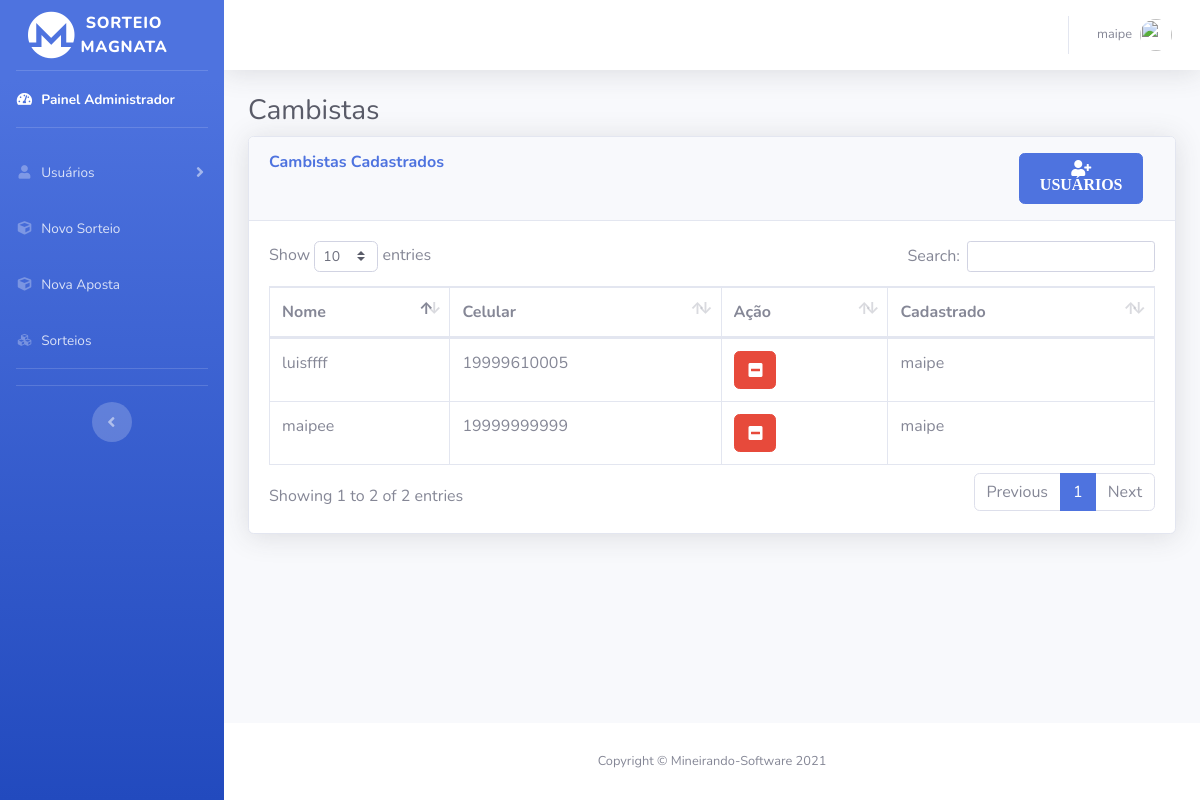
The page /cambistas.php (signed in) on the database its author committed.
### tables this page shows
CREATE TABLE `user` (
  `iduser` int(11) NOT NULL,
  `name` varchar(45) NOT NULL,
  `celular` varchar(45) NOT NULL,
  `senha` varchar(100) NOT NULL,
  `tipo` varchar(45) NOT NULL DEFAULT '0',
  `idSuperior` int(11) DEFAULT NULL
);

### cambistas.php (the view, shortened to what this page needs)
<?php
include('php/server.php') ;
  $sort_check_query = 'SELECT * FROM user WHERE tipo = "1" ';
  $result = mysqli_query($db,$sort_check_query);
?>
<!DOCTYPE html>
<html lang="pt-br">
<head>
  <link href="vendor/fontawesome-free/css/all.min.css" rel="stylesheet" type="text/css">
  <link href="css/sb-admin-2.min.css" rel="stylesheet">
  <link href="vendor/datatables/dataTables.bootstrap4.min.css" rel="stylesheet">
</head>
<body id="page-top">
  <div id="wrapper">
    <ul class="navbar-nav bg-gradient-primary sidebar sidebar-dark accordion no-print" id="accordionSidebar">
      <a class="sidebar-brand d-flex align-items-center justify-content-center" href="index.php">
        <div class="col">
          <i class="fab fa-monero fa-3x"></i>
        </div>
        <div class="sidebar-brand-text mx-3">Sorteio Magnata</div>
      </a>
      <hr class="sidebar-divider my-0">
      <li class="nav-item active">
      <?php
      if($_SESSION['tipo']=="0"){
echo('<a class="nav-link" href="paineladm.php">
<i class="fas fa-fw fa-tachometer-alt"></i>
<span>Painel Administrador</span></a>');
      }
      ?>
      </li>
      <hr class="sidebar-divider">
        <?php
      if($_SESSION['tipo']=="0"|| $_SESSION['tipo']=="1"){
echo('<li class="nav-item">
<a class="nav-link collapsed" href="#" data-toggle="collapse" data-target="#collapseTwo" aria-expanded="true" aria-controls="collapseTwo">
  <i class="fas fa-fw fa-user"></i>
  <span>Usuários</span>
</a>
<div id="collapseTwo" class="collapse" aria-labelledby="headingTwo" data-parent="#accordionSidebar">
<div class="bg-white py-2 collapse-inner rounded">
  <h6 class="collapse-header">Painel de Usuários:</h6>');
  echo('<a class="collapse-item" href="jogadores.php">Jogadores</a>
</div>
</div></li>');
      }
      ?>
      <?php
      if($_SESSION['tipo']=="0"){
echo(' <li class="nav-item">
<a class="nav-link" href="novosorteio.php">
  <i class="fas fa-fw fa-cube"></i>
  <span>Novo Sorteio</span></a>
</li>');
      }
      ?>
      <li class="nav-item">
        <a class="nav-link" href="novaaposta.php">
          <i class="fas fa-fw fa-cube"></i>
          <span>Nova Aposta</span></a>
      </li>
      <li class="nav-item">
        <a class="nav-link" href="sorteios.php">
          <i class="fas fa-fw fa-cubes"></i>
          <span>Sorteios</span></a>
      </li>
      <hr class="sidebar-divider">
      <hr class="sidebar-divider d-none d-md-block">
      <div class="text-center d-none d-md-inline">
        <button class="rounded-circle border-0" id="sidebarToggle"></button>
      </div>
    </ul>
    <div id="content-wrapper" class="d-flex flex-column">
      <div id="content">
        <nav class="navbar navbar-expand navbar-light bg-white topbar mb-4 static-top shadow">
          <ul class="navbar-nav ml-auto">
              <li class="nav-item dropdown no-arrow">
                <a class="nav-link dropdown-toggle" href="#" id="userDropdown" role="button" data-toggle="dropdown" aria-haspopup="true" aria-expanded="false">
                  <span class="mr-2 d-none d-lg-inline text-gray-600 small"><?php echo $_SESSION['username']; ?></span>
                  <img class="img-profile rounded-circle" src="https://source.unsplash.com/QAB-WJcbgJk/60x60">
                </a>
              </li>
          </ul>
        </nav>
        <div class="container-fluid">
          <h1 class="h3 mb-2 text-gray-800">Cambistas</h1>
          <div class="card shadow mb-4">
            <div class="card-header py-3" style="display: flex; flex-direction: row; justify-content: space-between; width: 100%; margin-left: 0px;">
              <h6 class="m-0 font-weight-bold text-primary" style="width: 45%;">Cambistas Cadastrados</h6>
              <div class="col-lg-2 col-md-9 col-sm-12">
                <button class="btn btn-primary" data-toggle="modal" data-target="#modalExemplo"> <i class="fas fa-user-plus"> USUÁRIOS </i> </button>
              </div>
            </div>
            <div class="card-body">
              <div class="table-responsive">
                <table class="table table-bordered" id="dataTable" width="100%" cellspacing="0">
                  <thead>
                    <tr>
                      <th>Nome</th>
                      <th>Celular</th>
                      <th>Ação</th>
                      <th>Cadastrado</th>
                    </tr>
                  </thead>
                  <tbody>
                  <?php
                  $cont =0;
                   while($row = $result->fetch_assoc()) {
                    if($row['idSuperior']==0){
                      $nammm =  "Desconhecido";
                    }
                    else{
                      $user_check_query = 'SELECT * FROM user WHERE iduser='.$row['idSuperior'].'  LIMIT 1';
                    $result1 = mysqli_query($db, $user_check_query);
                    $user = mysqli_fetch_assoc($result1);
                    $nammm =  $user['name'];
                    $idd = $user['iduser'];
                    }
                    $idsup= $_SESSION['id'];
                    echo("<tr>
                    <td>".$row['name']."</td>
                    <td>".$row['celular']."</td>
                    ");
                  if($idd == $idsup){
                    echo("<form id='exc_camb".$cont."' class='dropdown-item' method='post' action='cambistas.php'>
                    <input type='hidden' id='custId' name='idDelet' value='".$row['iduser']."'>
                    <input type='hidden' id='tipo' name='tipo' value='1'>
                  </form>
                    <td style='display: flex;'>
                     <div style='width: 44px !important; max-width: 30%; position: relative;'> <input  class='btn btn-danger' type='submit' form='exc_camb".$cont."' name='exc_camb'  value='    '/><i class='fa fa-minus-square'".$cont."' style='    position: absolute; left: 35%; top: 30%;  color: white; '></i></div >
                  </td>");
                  }
                  else{
                    echo("<td></td>
                    ");
                  }
                  echo("<td>".$nammm."</td>
                  </tr>");
                  $cont +=1;
                   }
                  ?>
                  </tbody>
                </table>
              </div>
            </div>
          </div>
        </div>
      </div>
      <footer class="sticky-footer bg-white no-print">
        <div class="container my-auto">
          <div class="copyright text-center my-auto">
            <span>Copyright &copy; Mineirando-Software 2021</span>
          </div>
        </div>
      </footer>
    </div>
  </div>
</body>
</html>
</body>
</html>

### rows shown on the page
user: name "maipee", celular "19999999999", user.name "maipe"
user: name "luisffff", celular "19999610005", user.name "maipe"

### other values the page prints
$_SESSION['username'] "maipe"
